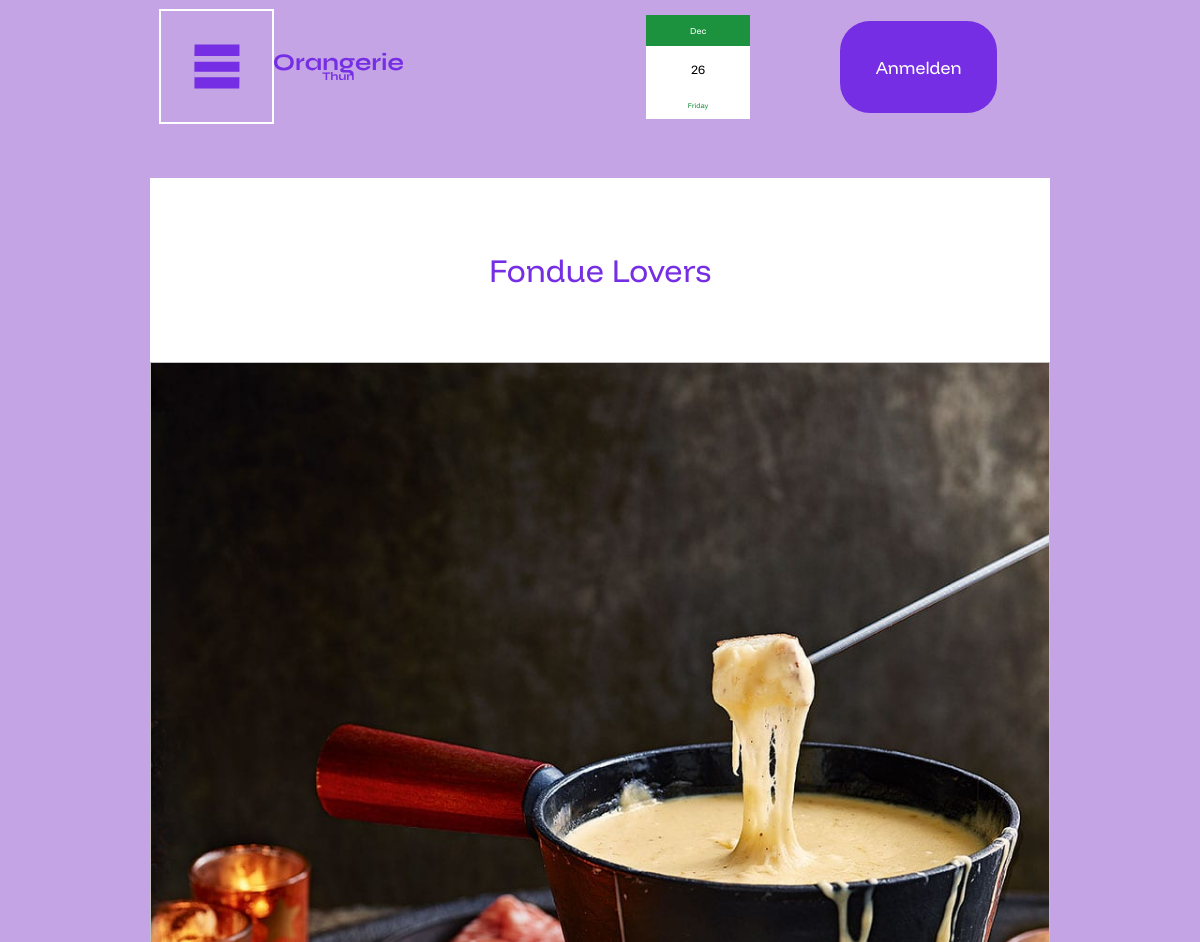
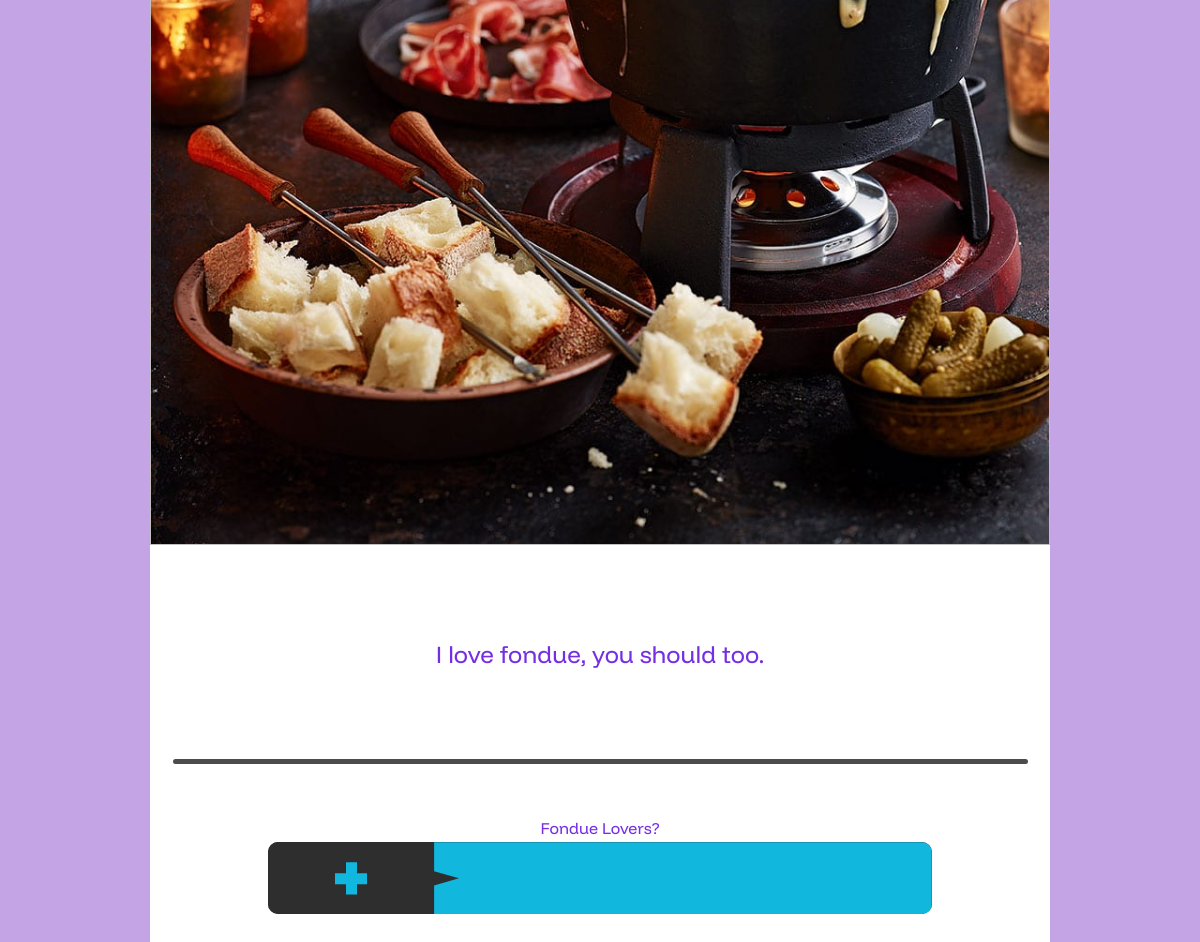
Page /org/fondue-lovers/ on the committed database (2 pictures, top to bottom).
### orange/models.py (models this page shows, shortened)
class Organization(models.Model):
    members = models.ManyToManyField(User,blank=True,related_name="org_member")
    admins = models.ManyToManyField(User,blank=True,related_name="org_admin")
    member_requests = models.ManyToManyField(User,blank=True,related_name="org_request")
    president = models.ForeignKey(User,null=True,blank=True, on_delete=models.CASCADE,related_name="org_president")
    name = models.CharField(max_length=255,unique=True)
    slug = models.SlugField(allow_unicode=True,unique=True,blank=True)
    created_at= models.DateTimeField(auto_now=True)
    description = models.TextField(blank=True,default='')
    mainpic = models.ImageField(upload_to="orange/css/clubpics",height_field=None,width_field=None,max_length=1000,blank=True,null=True)
    link_to_external_site=models.TextField(blank=True,default='')
    link_button_text=models.TextField(blank=True,default='')

### orange/views.py (the view)
# urls.py: re_path(r'org/(?P<slug>[-\w]+)/$',views.OrganizationInfo.as_view(),name='orginfo'),
class OrganizationInfo(TemplateView):
    template_name = 'orange/org_info.html'
    def get(self, request, slug):
        org= get_object_or_404(Organization,slug=self.kwargs.get('slug'))
        languagecookie="de"
        try:
            languagecookie=request.COOKIES["language"]
        except:
            pass
        else:
            pass
        finally:
            pass
        args = {'org':org,"navlang":languagedic[languagecookie]["org_info"],"navlang":languagedic[languagecookie]["nav"]}
        return render(request,self.template_name,args)

### orange/templates/orange/org_info.html (shortened to what this page needs)
{% extends 'orange/nav.html' %}
{% load static %}
{% block pregroup %}
{% get_static_prefix as STATIC_PREFIX %}
    <link rel="stylesheet" href="{% static 'orange/css/event_info.css' %}">
  <div class="event">
    <div class="almostfullfill bigtext"><div class="center">{{org.name}}</div></div>
    <img class="eventimagehouse"
    style="background-image:url('{{ STATIC_PREFIX }}{{org.mainpic}}')"
    width="{{ org.mainpic.width }}"
    height="{{ org.mainpic.height }}"
    ></img>
    <div class="almostfullfill mediumtext"><div class="center">{{org.description}}</div></div>
    <div class="seperator"></div>
    <div class="letusknowhouse">
      <div class="letusknowbuttonhouse">
        <div class="almostfullfill">
          <div id="attendtext" class="center">
            {% if user in org.members.all %}
                {{language.member}} {{org.name}}
              {% else %}
              {{language.join}} {{org.name}}?
            {% endif %}
          </div>
        </div>
        {% if user not in org.members.all %}
          <div data-type="joinclub" data-club="{{org.slug}}" id="joinevent" class="batterysize">
            <div class="batterybutton deletefoodbutton batterytopcolor">
              <div class="fullfill batterytopcolor">
                <div class="clipstyle batteryclip batterybodycolor"></div>
              </div>
              <div class="fullfill batterybodyclip batterybodycolor">
              </div>
            </div>
          </div>
        {% endif %}
      </div>
    </div>
  </div>
  {% endblock %}

### static/orange/css/nav.css (style rules this page uses)
:root { --bodycolor: #C4A4E4; --logocolor: #752EE3; --textcolormain:#FFFFFF; --blacktext:#000000; }
body { position: absolute; margin: 0%; box-sizing: border-box; padding:0px; left:0px; top:0px; font-size: 100%; height: 100%; width:100%; font-family: funnel; background-color: var(--bodycolor); color:var(--textcolormain); }
@media screen and (min-width: 900px) { body { --widtha:calc(100vw - 900px); margin-left: calc(var(--widtha) / 2); max-width: 900px; } }
.fullfill { display: flex; height:100%; width:100%; min-height: 0; }
.center { margin:auto; text-align: center; }
.bigtext { font-size: 2em; }
.mediumtext { font-size: 1.5em; }
.batterybutton { box-sizing: border-box; margin:auto; height: 90%; width:96%; border-radius: 10px; display: grid; grid-template-columns: 25% 75%; overflow: hidden; }
.clipstyle { height:45%; margin:auto; aspect-ratio:1/1; }
.batterytopcolor { background-color: #2E2E2E; }

### static/orange/css/event_info.css (style rules this page uses)
.event { position: relative; width: 100%; box-sizing: border-box; margin-top:5%; overflow:auto; background-color: var(--textcolormain); color:var(--logocolor); }
.bigtext { font-size: 2em; margin-top: 8%; margin-bottom: 8%; }
.mediumtext { font-size: 1.5em; margin-top: 10%; margin-bottom: 10%; }
.almostfullfill { width:100%; display: flex; }
.eventimagehouse { max-width: 100%; height: auto; background-size: contain; background-repeat: no-repeat; background-position: center; }
.seperator { height: 5px; border-radius: 20px; background-color: black; opacity: .7; width:95%; margin-left: auto; margin-right: auto; margin-top:3%; margin-bottom: 1%; }
.letusknowhouse { width:100%; margin-top: 5%; margin-bottom:5%; display: flex; }
.letusknowbuttonhouse { margin: auto; width:96%; }
.batterysize { height: 10vh; width:80%; margin: auto; display: flex; }
.batterybutton { box-sizing: border-box; margin:auto; height: 90%; width:96%; border-radius: 10px; display: grid; grid-template-columns: 25% 75%; overflow: hidden; }
.clipstyle { height:45%; margin:auto; aspect-ratio:1/1; }
.batterybodyclip { clip-path:polygon(0% 0%,100% 0%,100% 100%,0% 100%,0% 60%,5% 50%,0% 40%,0% 0%) }
.batterytopcolor { background-color: #2E2E2E; }
.batteryclip { clip-path:polygon(0% 34%,34% 34%,34% 0%,68% 0%,68% 34%,100% 34%,100% 68%, 68% 68%,68% 100%,34% 100%,34% 68%,0% 68%) }
.batterybodycolor { background-color:#12B7DE; }

### rows in the picture
Organization: name "Fondue Lovers", description "I love fondue, you should too."

### other values in the picture
{{ navlang.signup }} "Anmelden"
